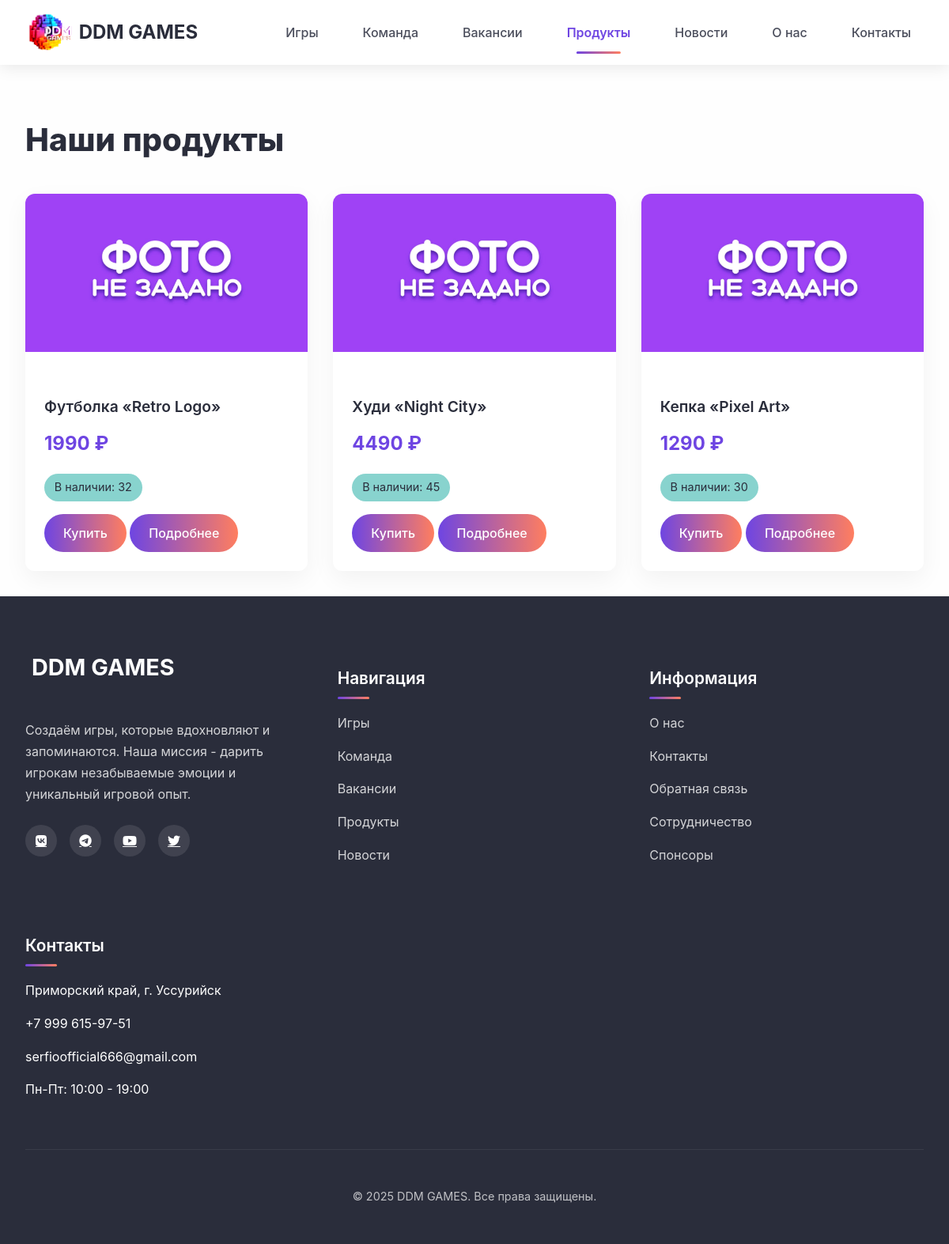
Screenshot of /products/ with the database file from the repository.
### core/models.py (models this page shows, shortened)
class Products(models.Model):
    name = models.CharField(blank=False, unique=True)
    about = models.TextField(max_length=2000, blank=False, unique=True)
    price = models.IntegerField(blank=False)
    quantity = models.IntegerField(blank=False)
    photo = models.ImageField(upload_to="products/", null=False, blank=False)
    urls = models.URLField(max_length=1000, blank=False, unique=True)

### core/views.py (the view)
# urls.py: path('products/', views.ProductsListView.as_view(), name='products_list'),
class ProductsListView(ListView):
    model = Products
    template_name = 'products/list.html'
    context_object_name = 'products'
    paginate_by = 10

### templates/products/list.html (shortened to what this page needs)
<!DOCTYPE html>
{% extends 'base.html' %}
    {% block content %}
</head>
<body>
    <div class="container">
        <h1 class="page-title">Наши продукты</h1>
        <div class="products-grid">
            {% for product in products %}
            <div class="product-card">
                <img src="{{ product.photo.url }}" alt="{{ product.name }}" class="product-image">
                <div class="product-info">
                    <h3 class="product-title">{{ product.name }}</h3>
                    <div class="product-price">{{ product.price }} ₽</div>
                    <span class="product-quantity">В наличии: {{ product.quantity }}</span>
                    <div>
                        <a href="{{ product.urls }}" class="btn" target="_blank">Купить</a>
                        <a href="{% url 'product_detail' product.pk %}" class="btn">Подробнее</a>
                    </div>
                </div>
            </div>
            {% endfor %}
        </div>
    </div>
{% endblock %}

### templates/base.html (shortened to what this page needs)
<!DOCTYPE html>
<html lang="ru">
<head>
</head>
<body>
    <header class="header">
        <div class="header-container">
            <a href="{% url 'games_list' %}" class="logo">
    <img src="/media/Без названия91_20250323183342.png" alt="Логотип DDM GAMES" class="logo-image" height="50">
    <span>DDM GAMES</span>
</a>
            <nav class="nav-menu">
                <a href="{% url 'games_list' %}" class="nav-link {% if request.path == '/games/' %}active{% endif %}">Игры</a>
                <a href="{% url 'staff_list' %}" class="nav-link {% if request.path == '/staff/' %}active{% endif %}">Команда</a>
                <a href="{% url 'vacancies_list' %}" class="nav-link {% if request.path == '/vacancies/' %}active{% endif %}">Вакансии</a>
                <a href="{% url 'products_list' %}" class="nav-link {% if request.path == '/products/' %}active{% endif %}">Продукты</a>
                <a href="{% url 'news_list' %}" class="nav-link {% if request.path == '/news/' %}active{% endif %}">Новости</a>
                <a href="{% url 'about' %}" class="nav-link {% if request.path == '/about/' %}active{% endif %}">О нас</a>
                <a href="{% url 'contacts' %}" class="nav-link {% if request.path == '/contacts/' %}active{% endif %}">Контакты</a>
            </nav>
        </div>
    </header>
    <main>
        {% block content %}
        {% endblock %}
    </main>
    <footer class="footer">
        <div class="footer-container">
            <div class="footer-grid">
                <div class="footer-col">
                    <a href="{% url 'games_list' %}" class="footer-logo">
                        <span>DDM GAMES</span>
                    </a>
                    <p class="footer-about">
                        Создаём игры, которые вдохновляют и запоминаются. Наша миссия - дарить игрокам незабываемые эмоции и уникальный игровой опыт.
                    </p>
                    <div class="footer-social">
                        <a href="#"><i class="fab fa-vk"></i></a>
                        <a href="#"><i class="fab fa-telegram"></i></a>
                        <a href="#"><i class="fab fa-youtube"></i></a>
                        <a href="#"><i class="fab fa-twitter"></i></a>
                    </div>
                </div>
                <div class="footer-col">
                    <h3 class="footer-title">Навигация</h3>
                    <ul class="footer-links">
                        <li><a href="{% url 'games_list' %}">Игры</a></li>
                        <li><a href="{% url 'staff_list' %}">Команда</a></li>
                        <li><a href="{% url 'vacancies_list' %}">Вакансии</a></li>
                        <li><a href="{% url 'products_list' %}">Продукты</a></li>
                        <li><a href="{% url 'news_list' %}">Новости</a></li>
                    </ul>
                </div>
                <div class="footer-col">
                    <h3 class="footer-title">Информация</h3>
                    <ul class="footer-links">
                        <li><a href="{% url 'about' %}">О нас</a></li>
                        <li><a href="{% url 'contacts' %}">Контакты</a></li>
                        <li><a href="{% url 'feedback' %}">Обратная связь</a></li>
                        <li><a href="{% url 'cooperation' %}">Сотрудничество</a></li>
                        <li><a href="{% url 'sponsors_list' %}">Спонсоры</a></li>
                    </ul>
                </div>
                <div class="footer-col">
                    <h3 class="footer-title">Контакты</h3>
                    <ul class="footer-links">
                        <li>Приморский край, г. Уссурийск</li>
                        <li>+7 999 615-97-51</li>
                        <li>serfioofficial666@gmail.com</li>
                        <li>Пн-Пт: 10:00 - 19:00</li>
                    </ul>
                </div>
            </div>
            <div class="footer-bottom">
                <p>&copy; 2025 DDM GAMES. Все права защищены.</p>
            </div>
        </div>
    </footer>
</body>
</html>

### templates/base.html (style rules this page uses)
:root { --primary: #6e45e2; --primary-light: #9d8aee; --secondary: #88d3ce; --dark: #2a2d3b; --dark-light: #4a4d5b; --light: #f9f9f9; --accent: #ff7e5f; --accent-light: #ff9e85; }
body { font-family: 'Inter', sans-serif; background-color: var(--light); color: var(--dark); margin: 0; padding: 0; line-height: 1.8; }
.header { background-color: white; box-shadow: 0 2px 20px rgba(0, 0, 0, 0.1); position: sticky; top: 0; z-index: 1000; }
.header-container { max-width: 1400px; margin: 0 auto; padding: 1rem 2rem; display: flex; justify-content: space-between; align-items: center; }
.logo { display: flex; align-items: center; text-decoration: none; color: var(--dark); font-weight: 700; font-size: 1.5rem; }
.nav-menu { display: flex; gap: 1.5rem; }
.nav-link { color: var(--dark-light); text-decoration: none; font-weight: 500; padding: 0.5rem 1rem; border-radius: 8px; transition: all 0.3s ease; position: relative; }
.nav-link.active { color: var(--primary); font-weight: 600; }
.nav-link.active::after { content: ''; position: absolute; bottom: -5px; left: 50%; transform: translateX(-50%); width: 50%; height: 3px; background: linear-gradient(to right, var(--primary), var(--accent)); border-radius: 3px; }
.footer { background-color: var(--dark); color: white; padding: 4rem 0 2rem; }
.footer-container { max-width: 1400px; margin: 0 auto; padding: 0 2rem; }
.footer-grid { display: grid; grid-template-columns: repeat(auto-fit, minmax(250px, 1fr)); gap: 3rem; margin-bottom: 3rem; }
.footer-logo { font-size: 1.8rem; font-weight: 700; margin-bottom: 1.5rem; display: inline-block; color: white; text-decoration: none; }
.footer-about { opacity: 0.8; line-height: 1.7; margin-bottom: 1.5rem; }
.footer-social { display: flex; gap: 1rem; }
.footer-social a { display: flex; align-items: center; justify-content: center; width: 40px; height: 40px; border-radius: 50%; background-color: rgba(255, 255, 255, 0.1); color: white; transition: all 0.3s ease; }
.footer-title { font-size: 1.3rem; font-weight: 600; margin-bottom: 1.5rem; position: relative; display: inline-block; }
.footer-title::after { content: ''; position: absolute; bottom: -8px; left: 0; width: 40px; height: 3px; background: linear-gradient(to right, var(--primary), var(--accent)); border-radius: 3px; }
.footer-links { list-style: none; padding: 0; margin: 0; }
.footer-links li { margin-bottom: 0.8rem; }
.footer-links a { color: rgba(255, 255, 255, 0.8); text-decoration: none; transition: all 0.3s ease; }
.footer-bottom { border-top: 1px solid rgba(255, 255, 255, 0.1); padding-top: 2rem; text-align: center; opacity: 0.7; font-size: 0.9rem; }

### templates/products/list.html (style rules this page uses)
:root { --primary: #6e45e2; --secondary: #88d3ce; --dark: #2a2d3b; --light: #f9f9f9; --accent: #ff7e5f; }
body { font-family: 'Inter', sans-serif; background-color: var(--light); color: var(--dark); margin: 0; padding: 0; line-height: 1.8; background-image: url('https://avatars.mds.yandex.net/i?id=184bf1f159af82c8782d64c989f929c55704bc19-4507542-images-thumbs&n=13'); background-size: cover; background-attachment: fixed; background-position: center; background-repeat: no-repeat; position: relative; }
body::before { content: ""; position: absolute; top: 0; left: 0; right: 0; bottom: 0; background-color: rgba(255, 255, 255, 0.85); z-index: -1; }
.container { max-width: 1200px; margin: 0 auto; padding: 2rem; }
.page-title { font-size: 2.5rem; margin-bottom: 2rem; font-weight: 800; color: var(--dark); }
.products-grid { display: grid; grid-template-columns: repeat(auto-fill, minmax(300px, 1fr)); gap: 2rem; }
.product-card { background: white; border-radius: 12px; overflow: hidden; box-shadow: 0 10px 30px rgba(0, 0, 0, 0.05); transition: all 0.3s ease; }
.product-image { width: 100%; height: 200px; object-fit: cover; }
.product-info { padding: 1.5rem; }
.product-title { font-size: 1.2rem; margin-bottom: 0.5rem; font-weight: 600; }
.product-price { font-size: 1.5rem; font-weight: 700; color: var(--primary); margin-bottom: 1rem; }
.product-quantity { display: inline-block; background: var(--secondary); padding: 0.3rem 0.8rem; border-radius: 50px; font-size: 0.9rem; margin-bottom: 1rem; }
.btn { display: inline-block; background: linear-gradient(to right, var(--primary), var(--accent)); color: white; padding: 0.6rem 1.5rem; border-radius: 50px; text-decoration: none; font-weight: 500; transition: all 0.3s ease; font-size: 1rem; }

### rows the page displays
Products: photo (picture), name "Футболка «Retro Logo»", price "1990", quantity "32"
Products: photo (picture), name "Худи «Night City»", price "4490", quantity "45"
Products: photo (picture), name "Кепка «Pixel Art»", price "1290", quantity "30"
